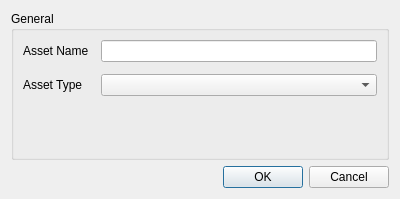
<?xml version="1.0" encoding="UTF-8"?>
<ui version="4.0">
 <class>CNewAssetDialog</class>
 <widget class="QDialog" name="CNewAssetDialog">
  <property name="geometry">
   <rect>
    <x>0</x>
    <y>0</y>
    <width>400</width>
    <height>199</height>
   </rect>
  </property>
  <property name="sizePolicy">
   <sizepolicy hsizetype="Fixed" vsizetype="Fixed">
    <horstretch>0</horstretch>
    <verstretch>0</verstretch>
   </sizepolicy>
  </property>
  <property name="windowTitle">
   <string>Create New Asset</string>
  </property>
  <layout class="QHBoxLayout" name="horizontalLayout">
   <item>
    <layout class="QVBoxLayout" name="verticalLayout">
     <item>
      <widget class="QGroupBox" name="groupBox">
       <property name="title">
        <string>General</string>
       </property>
       <layout class="QHBoxLayout" name="horizontalLayout_2">
        <item>
         <layout class="QFormLayout" name="formLayout">
          <property name="horizontalSpacing">
           <number>12</number>
          </property>
          <property name="verticalSpacing">
           <number>12</number>
          </property>
          <property name="leftMargin">
           <number>0</number>
          </property>
          <property name="topMargin">
           <number>0</number>
          </property>
          <property name="rightMargin">
           <number>0</number>
          </property>
          <property name="bottomMargin">
           <number>0</number>
          </property>
          <item row="0" column="0">
           <widget class="QLabel" name="label">
            <property name="text">
             <string>Asset Name</string>
            </property>
           </widget>
          </item>
          <item row="0" column="1">
           <widget class="QLineEdit" name="nameEdit"/>
          </item>
          <item row="1" column="0">
           <widget class="QLabel" name="label_3">
            <property name="text">
             <string>Asset Type</string>
            </property>
           </widget>
          </item>
          <item row="1" column="1">
           <widget class="QComboBox" name="typeCombo"/>
          </item>
         </layout>
        </item>
       </layout>
      </widget>
     </item>
     <item>
      <widget class="QDialogButtonBox" name="buttonBox">
       <property name="standardButtons">
        <set>QDialogButtonBox::Cancel|QDialogButtonBox::Ok</set>
       </property>
      </widget>
     </item>
    </layout>
   </item>
  </layout>
 </widget>
 <resources/>
 <connections/>
</ui>
